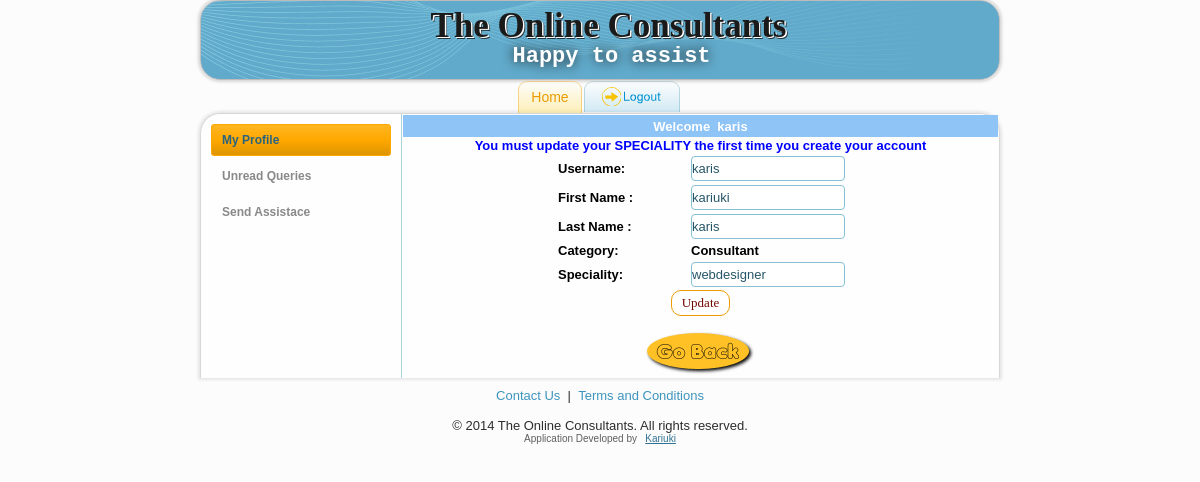
The app's page /profile.php (signed in) with its own data.
### tables this page shows
CREATE TABLE IF NOT EXISTS `users` (
  `userid` int(11) NOT NULL AUTO_INCREMENT,
  `category` tinyint(2) NOT NULL,
  `username` varchar(20) NOT NULL,
  `password` text NOT NULL,
  `firstname` varchar(40) NOT NULL,
  `lastname` varchar(40) NOT NULL,
  `status` varchar(20) NOT NULL,
  `speciality` varchar(56) NOT NULL,
  PRIMARY KEY (`userid`)
);

### profile.php (the view, shortened to what this page needs)
<!DOCTYPE html>
<html dir="ltr" lang="en-US"><head>
    <link rel="stylesheet" href="style.css" media="screen">
    <link rel="stylesheet" href="style.responsive.css" media="all">
</head>
<body>
<div id="main">
<?php include('incls/header.php') ?>
<nav class="nav clearfix">
    <ul class="hmenu"><li><a href="consultant.php" class="active">Home</a></li><li><li><a href="log_out.php"><img src=images/quit_1.png></a></l</ul>
    </nav>
<div class="sheet clearfix">
            <div class="layout-wrapper clearfix">
                <div class="content-layout">
                    <div class="content-layout-row">
                    <div class="layout-cell sidebar1 clearfix">
					<div class="vmenublock clearfix">
                      <div class="vmenublockcontent">
                       <ul class="vmenu"><li><a href="#" class="active" > My Profile</a></li><li><a href="received.php" >Unread Queries </a></li><li><a href="assist.php"> Send Assistace</a></li></ul>
                      </div>
                    </div>
				   </div>
                <div align="center">
              <table width="100%" border="0" cellpadding="1" cellspacing="1">
                  <tr>
                        <td width="358" height="20" valign="middle" bgcolor="#8FC4F7">
                         <div align="center"><b><font color="#FFFFFF">Welcome &nbsp<?php echo $_SESSION['username'];?> </font></b></div>
                        </td>
                  </tr>
               </table>
			   <p ><b> <font color='blue'>You must update your SPECIALITY the first time you create your account</font></b></P>
      <?php
	  include('incls/connector.php') ;
	  $query = "SELECT * FROM users WHERE username='{$_SESSION['username']}'" ;
		 $resource=mysql_query($query,$conn) or die ("An unexpected error occured ");
		  $result=mysql_fetch_array($resource);
					?>
	<form id="form1" name="form1" method="post" action="">
        <table align="center" width="291" border="0">
		  <tr>
            <td><strong>Username:</strong></td>
            <td><input type="text" name="uname" id="textfield3" value="<?php echo $result[2]?> " readonly /></td>
          </tr>
          <tr>
            <td width="129"><strong>First Name :</strong></td>
            <td width="152">
            <input name="fname" type="text" id="textfield" value="<?php echo $result[4] ?>" />
            </td>
          </tr>
		  <tr>
            <td width="129"><strong>Last Name :</strong></td>
            <td width="152">
            <input name="lname" type="text" id="textfield" value="<?php echo $result[5] ?>" /></td>
          </tr>
          <tr>
            <td><strong>Category:</strong></td>
            <td><strong>Consultant</strong></td>
          </tr>
		  <tr>
            <td><strong>Speciality:</strong></td>
            <td><input type="text" name="speciality" id="textfield3" value="<?php echo $result[7] ?>" required /></td>
          </tr>
        </table>
        <p align="center">
          <label>
            <input type="submit" class="button" name="updater" id="button" value="Update" />
          </label>
        </p>
		<p>&nbsp </p>
		<p align="center"><img onClick="javascript: history.go(-1)" border="0" src="images/cooltext457951462.png" alt="Go Back" onmouseover="this.src='images/cooltext457951462MouseOver.png';" onmouseout="this.src='images/cooltext457951462.png';" /></p>
      </form>
         </div>
                    </div>
                </div>
            </div>
    </div>
	<?php include("incls/footer.php") ?>
</div>
</body></html>

### records on screen
users: uname "karis", fname "kariuki", lname "karis", speciality "webdesigner"

### other values on screen
$_SESSION['username'] "karis"
